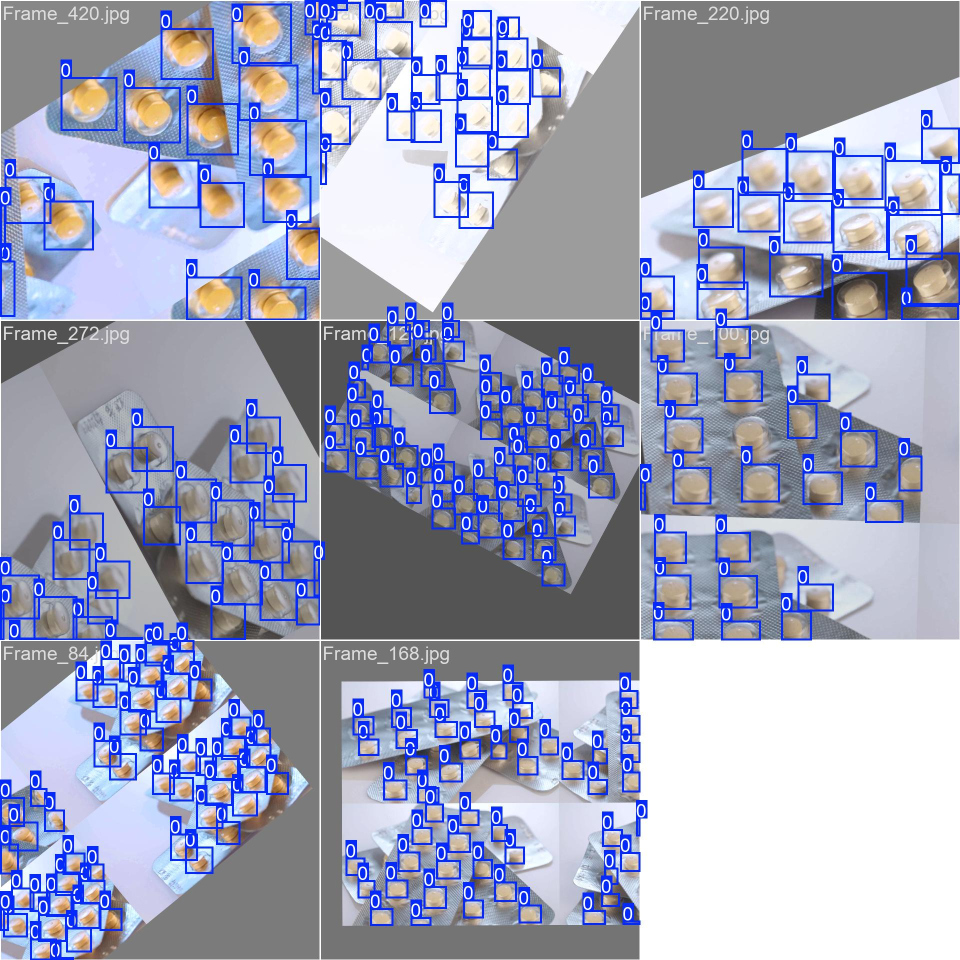
#> input picture runs/detect/models/trained/pill_detector-2/train_batch0.jpg, 1920 x 1920 px (shown at 1/2 size)
$ python -i preprocessing.py   (imports and definitions only)
#> lines starting #> are read from the running program, lines starting #| are printed output that depends on the picture
#> further down, picture is the input picture: shape (1920, 1920, 3); mean B, G, R 187.6, 162.9, 158.7
"""
Image Preprocessing Module
Handles all image preprocessing operations including resizing, noise reduction,
normalization, and augmentation.
"""

import cv2
import numpy as np
from pathlib import Path
from typing import Tuple, Optional
import logging

# [1 line not run here, left out]
logger = logging.getLogger(__name__)


class ImagePreprocessor:
    """Handles image preprocessing operations."""

    def __init__(self, img_size: int = 640):
        """
        Initialize preprocessor.

        Args:
            img_size: Target image size (square)
        """
        self.img_size = img_size
        logger.info(f"ImagePreprocessor initialized with size {img_size}")

    def resize_image(self, image: np.ndarray) -> np.ndarray:
        """
        Resize image to target size maintaining aspect ratio.

        Args:
            image: Input image (BGR format)

        Returns:
            Resized image
        """
        return cv2.resize(image, (self.img_size, self.img_size),
                         interpolation=cv2.INTER_LINEAR)
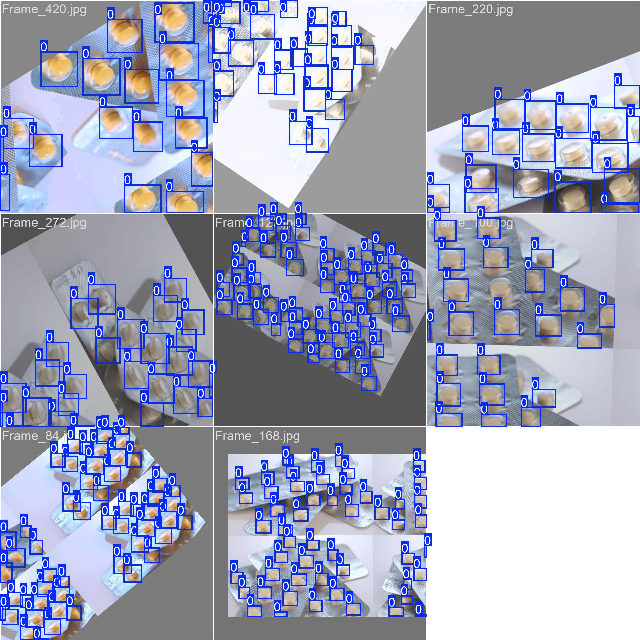
#> returned value: shape (640, 640, 3); mean of channels 0, 1, 2 187.6, 163, 158.7; drawn as B, G, R

    def apply_gaussian_blur(self, image: np.ndarray,
                           kernel_size: int = 5) -> np.ndarray:
        """
        Apply Gaussian blur for noise reduction.

        Args:
            image: Input image
            kernel_size: Kernel size (must be odd)

        Returns:
            Blurred image
        """
#> called with kernel_size = 5
        if kernel_size % 2 == 0:
            kernel_size += 1
        return cv2.GaussianBlur(image, (kernel_size, kernel_size), 0)
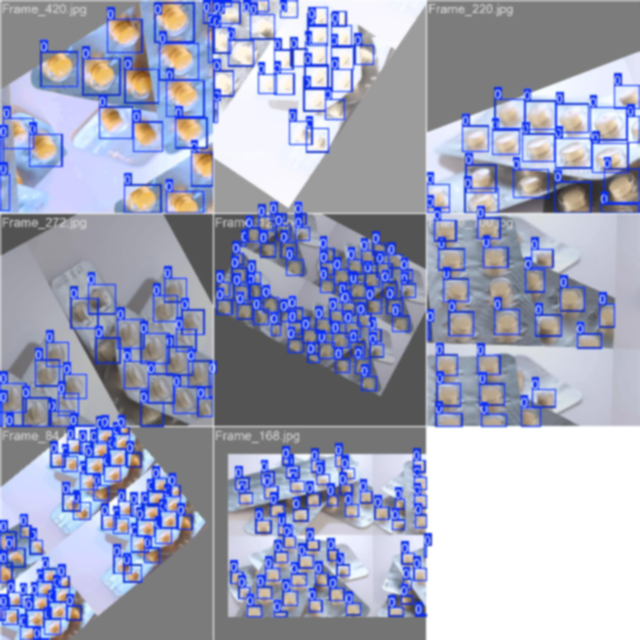
#> returned value: shape (640, 640, 3); mean of channels 0, 1, 2 187.6, 162.9, 158.7; drawn as B, G, R

    # [15 lines left out: function apply_median_filter, not called in this run]

    def normalize_brightness(self, image: np.ndarray) -> np.ndarray:
        """
        Normalize brightness using CLAHE (Contrast Limited Adaptive Histogram Equalization).

        Args:
            image: Input image (BGR format)

        Returns:
            Brightness-normalized image
        """
        # Convert to LAB color space
        lab = cv2.cvtColor(image, cv2.COLOR_BGR2LAB)
#> lab: shape (640, 640, 3); mean of channels 0, 1, 2 171.4, 133.6, 115
        l, a, b = cv2.split(lab)
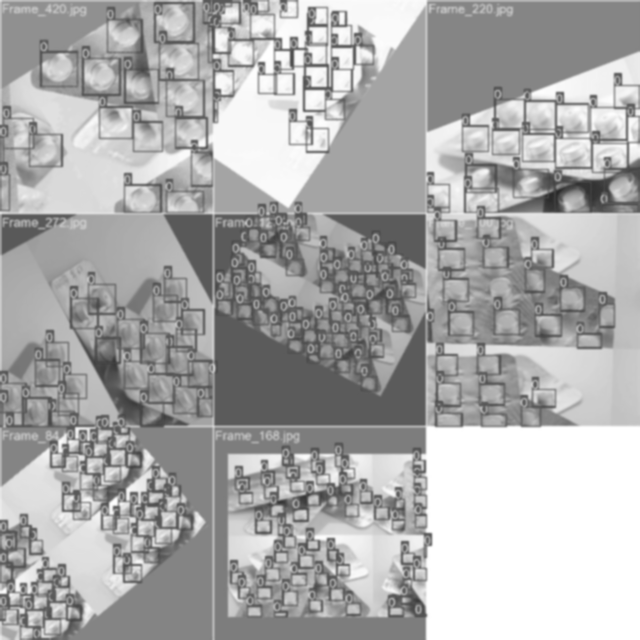
#> l: shape (640, 640); min 41, max 255, mean 171.4
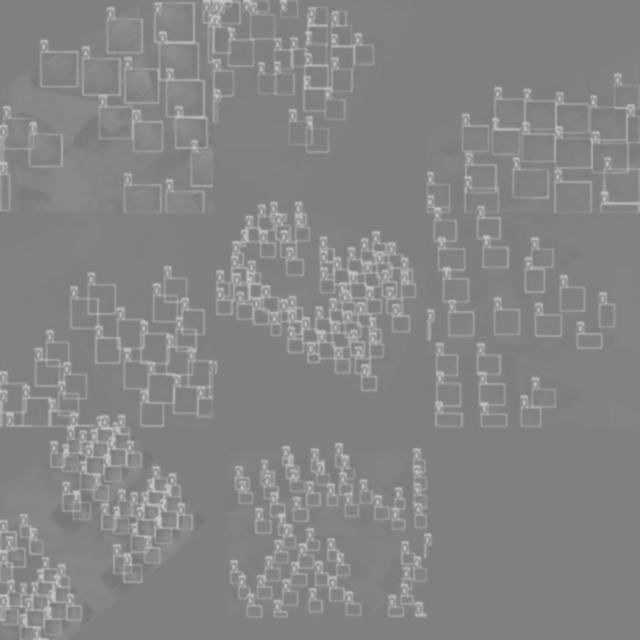
#> a: shape (640, 640); min 119, max 196, mean 133.6
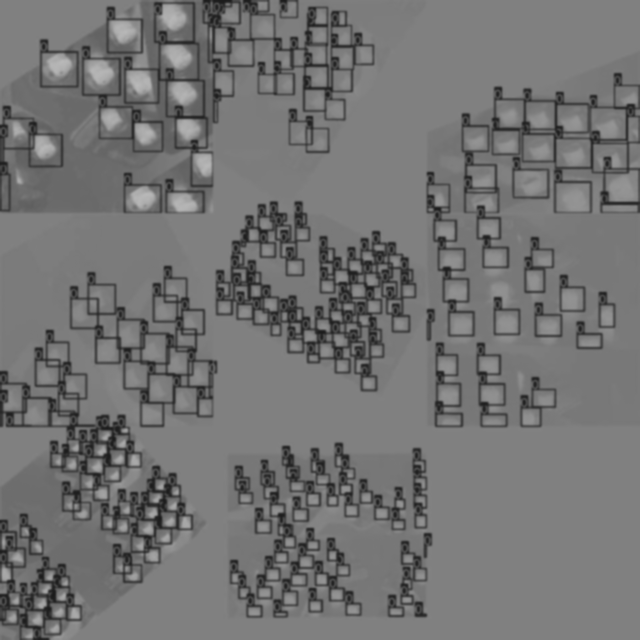
#> b: shape (640, 640); min 27, max 185, mean 115

        # Apply CLAHE to L channel
        clahe = cv2.createCLAHE(clipLimit=2.0, tileGridSize=(8, 8))
        l = clahe.apply(l)
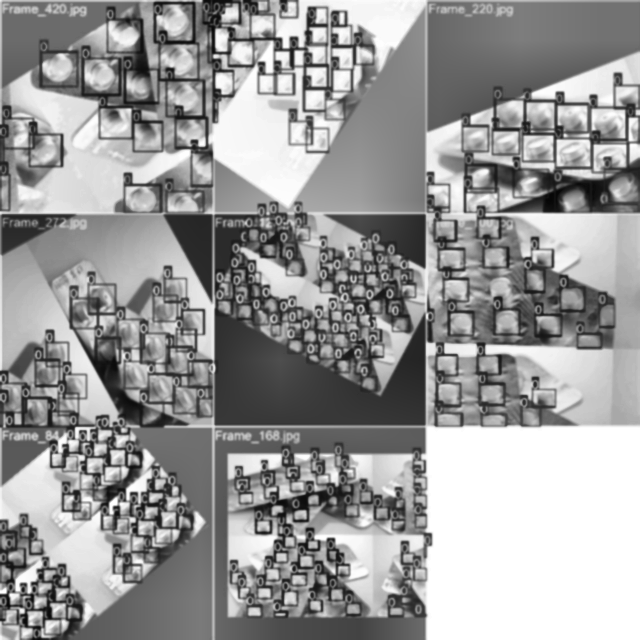
#> l: shape (640, 640); min 6, max 255, mean 153.7

        # Merge channels and convert back to BGR
        result = cv2.merge([l, a, b])
#> result: shape (640, 640, 3); mean of channels 0, 1, 2 153.7, 133.6, 115
        return cv2.cvtColor(result, cv2.COLOR_LAB2BGR)
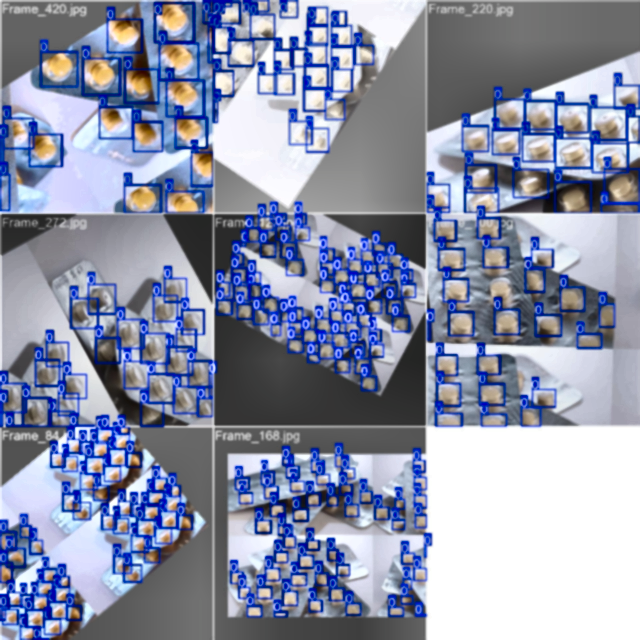
#> returned value: shape (640, 640, 3); mean B, G, R 169.5, 146.5, 140.3

    # [45 lines left out: functions bilateral_filter, apply_morphological_operations, not called in this run]

    def convert_to_grayscale(self, image: np.ndarray) -> np.ndarray:
        """Convert BGR image to grayscale."""
        return cv2.cvtColor(image, cv2.COLOR_BGR2GRAY)

    def preprocess_frame(self, frame: np.ndarray,
                        apply_blur: bool = True,
                        apply_normalization: bool = True) -> np.ndarray:
        """
        Complete preprocessing pipeline for a single frame.

        Args:
            frame: Input frame (BGR)
            apply_blur: Whether to apply blur
            apply_normalization: Whether to normalize brightness

        Returns:
            Preprocessed frame
        """
        # Resize
        frame = self.resize_image(frame)

        # Apply blur if requested
        if apply_blur:
            frame = self.apply_gaussian_blur(frame, kernel_size=5)

        # Normalize brightness if requested
        if apply_normalization:
            frame = self.normalize_brightness(frame)

        return frame

    # [28 lines left out: functions preprocess_batch, enhance_contrast, not called in this run]


class DataAugmenter:
    """Handles data augmentation operations."""

    # [48 lines left out: functions rotate_image, flip_image, scale_image, adjust_brightness, add_noise, not called in this run]


# [20 lines not run here, left out]

>>> import cv2
>>> picture = cv2.imread('../runs/detect/models/trained/pill_detector-2/train_batch0.jpg')
>>> result = ImagePreprocessor().preprocess_frame(picture)

$ run again, on runs/detect/models/trained/pill_detector-2/train_batch1.jpg
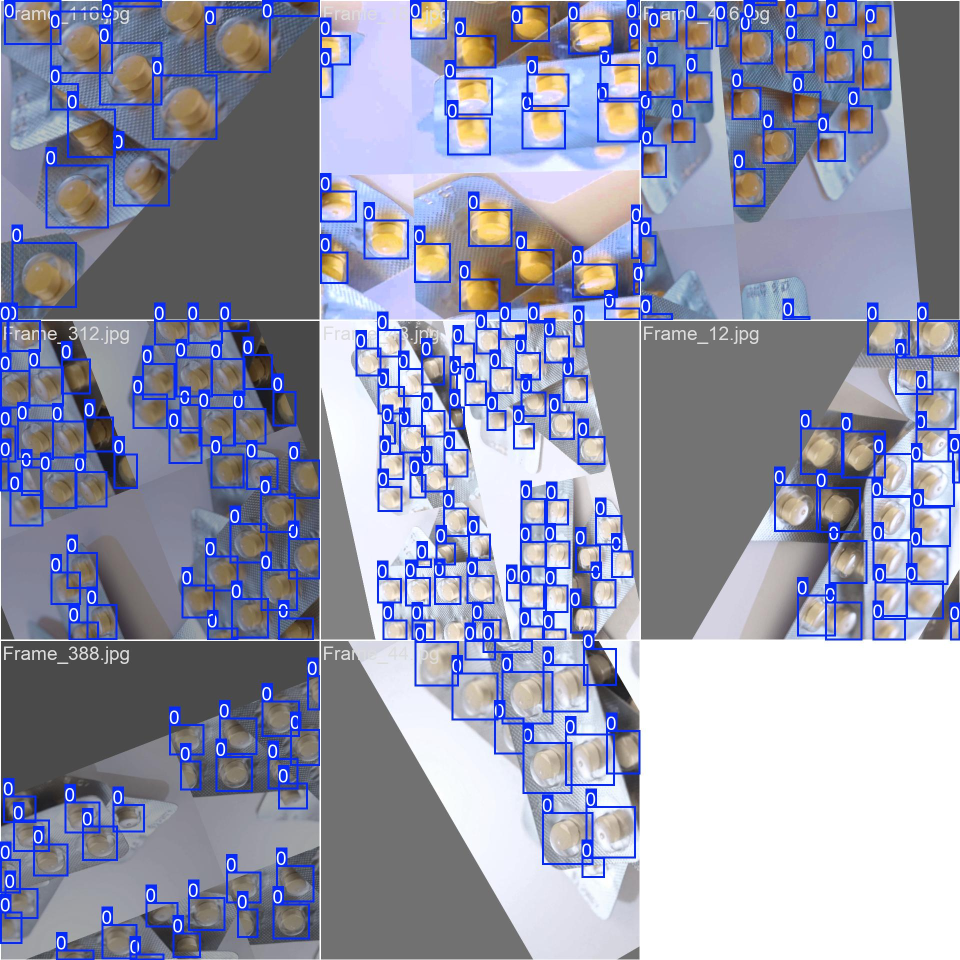
#> input picture runs/detect/models/trained/pill_detector-2/train_batch1.jpg, 1920 x 1920 px (shown at 1/2 size)
#> picture is the input picture: shape (1920, 1920, 3); mean B, G, R 171.3, 149, 146.2
#> lab: shape (640, 640, 3); mean of channels 0, 1, 2 157.6, 133.6, 116.2
#> in normalize_brightness, `l, a, b = cv2.split(lab)`:
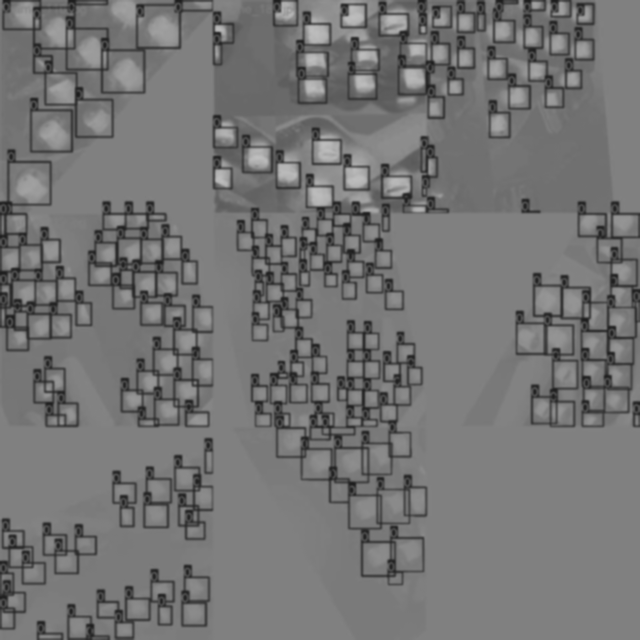
#> b: shape (640, 640); min 28, max 191, mean 116.2
#> result: shape (640, 640, 3); mean of channels 0, 1, 2 147.5, 133.6, 116.2
#> in normalize_brightness, `return cv2.cvtColor(result, cv2.COLOR_LAB2BGR)`:
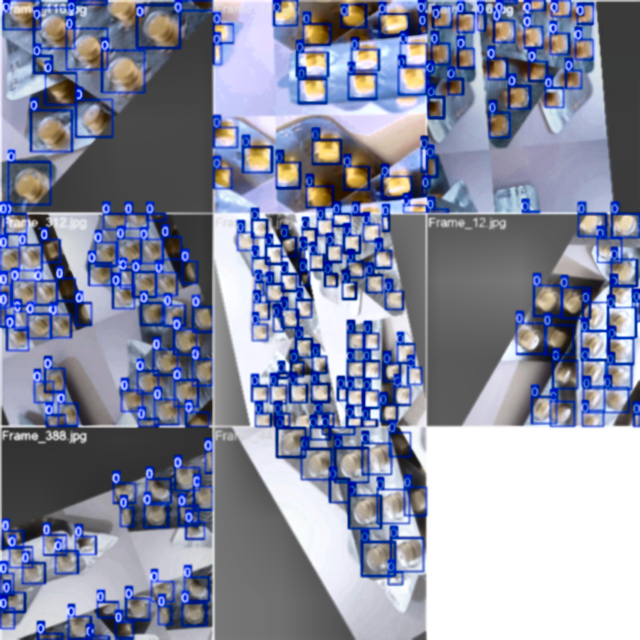
#> returned value: shape (640, 640, 3); mean B, G, R 161.1, 140, 135.6

$ run again, on runs/detect/models/trained/pill_detector-2/train_batch100.jpg
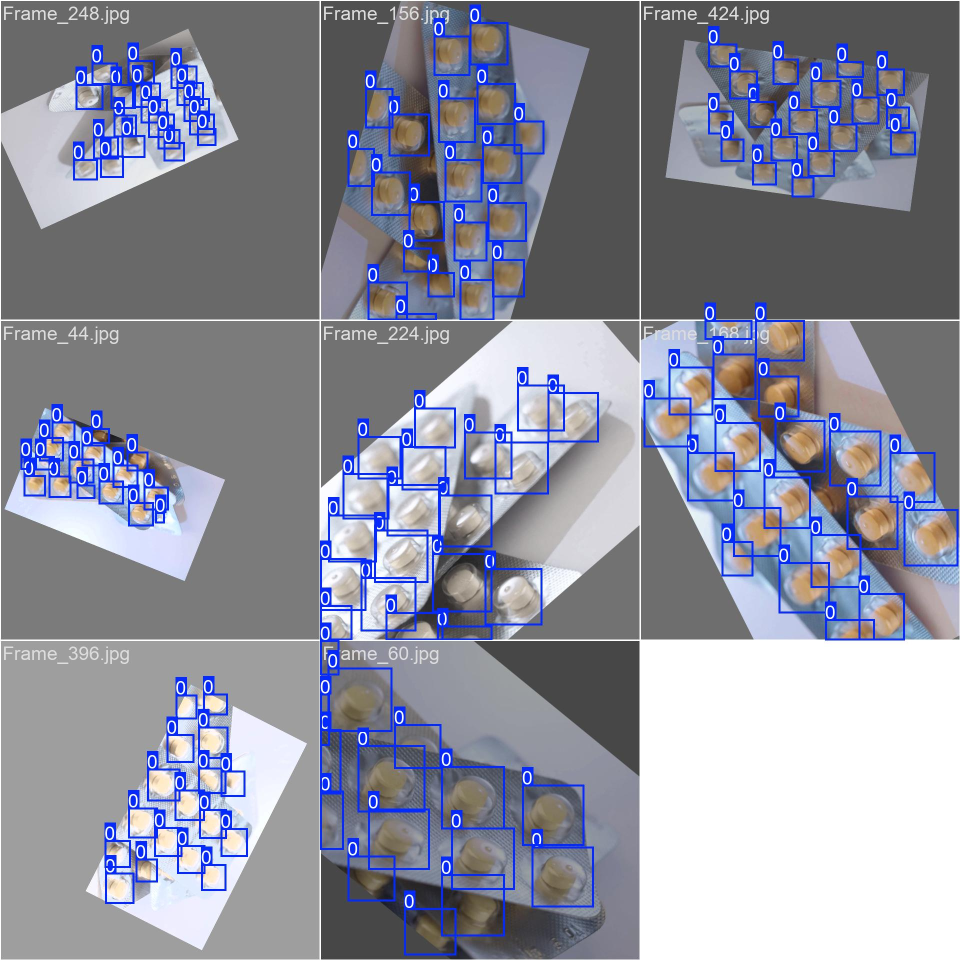
#> input picture runs/detect/models/trained/pill_detector-2/train_batch100.jpg, 1920 x 1920 px (shown at 1/2 size)
#> picture is the input picture: shape (1920, 1920, 3); mean B, G, R 157.2, 142.5, 140.3
#> lab: shape (640, 640, 3); mean of channels 0, 1, 2 150.4, 131.6, 120.1
#> in normalize_brightness, `l, a, b = cv2.split(lab)`:
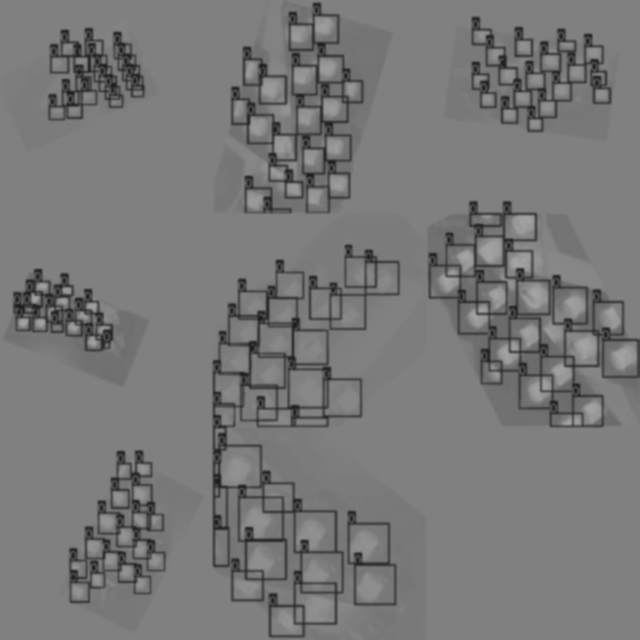
#> b: shape (640, 640); min 28, max 165, mean 120.1
#> result: shape (640, 640, 3); mean of channels 0, 1, 2 140.4, 131.6, 120.1
#> in normalize_brightness, `return cv2.cvtColor(result, cv2.COLOR_LAB2BGR)`:
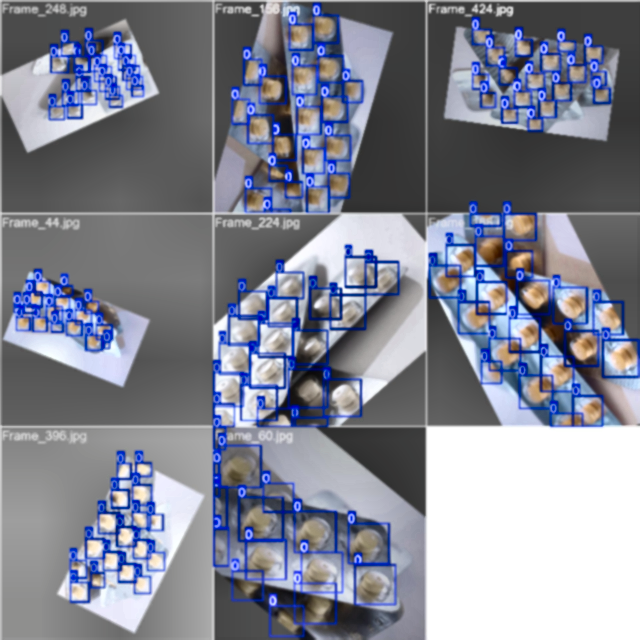
#> returned value: shape (640, 640, 3); mean B, G, R 147.5, 133.3, 130.1

$ run again, on runs/detect/models/trained/pill_detector-2/train_batch101.jpg
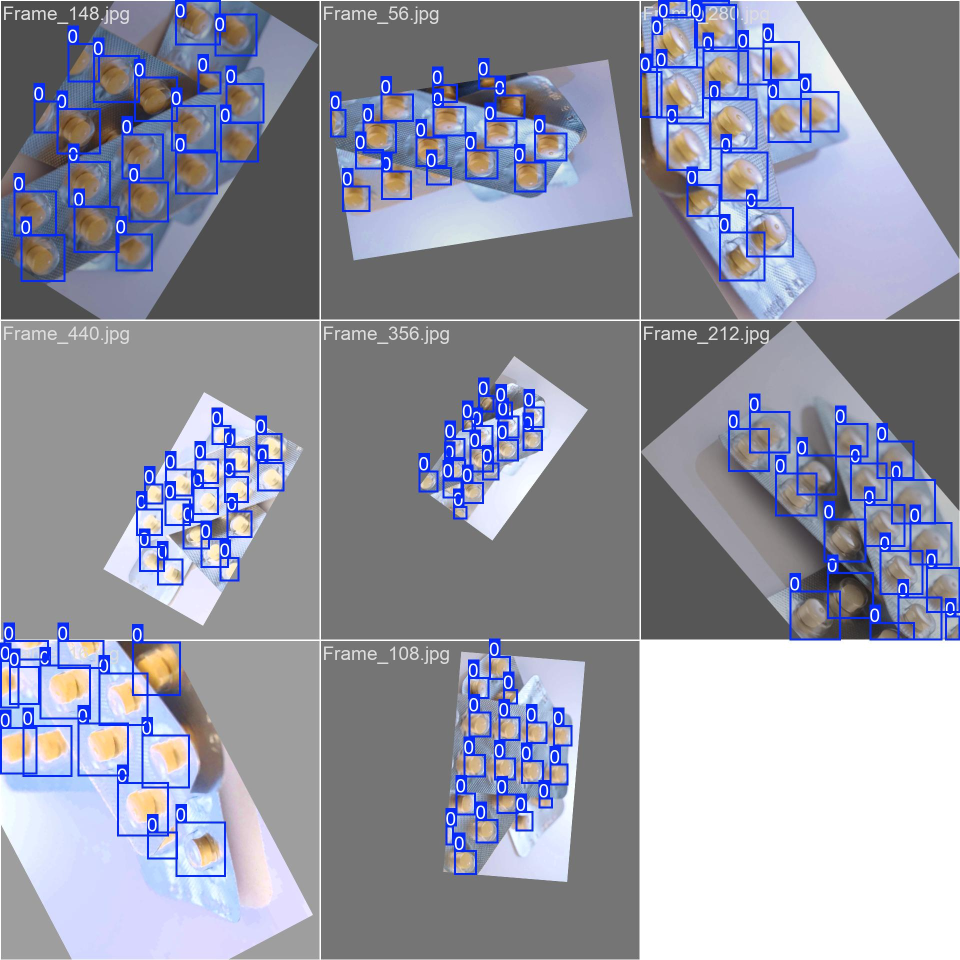
#> input picture runs/detect/models/trained/pill_detector-2/train_batch101.jpg, 1920 x 1920 px (shown at 1/2 size)
#> picture is the input picture: shape (1920, 1920, 3); mean B, G, R 164.9, 149.1, 146.7
#> lab: shape (640, 640, 3); mean of channels 0, 1, 2 157.1, 131.7, 119.7
#> result: shape (640, 640, 3); mean of channels 0, 1, 2 144.8, 131.7, 119.7
#> in normalize_brightness, `return cv2.cvtColor(result, cv2.COLOR_LAB2BGR)`:
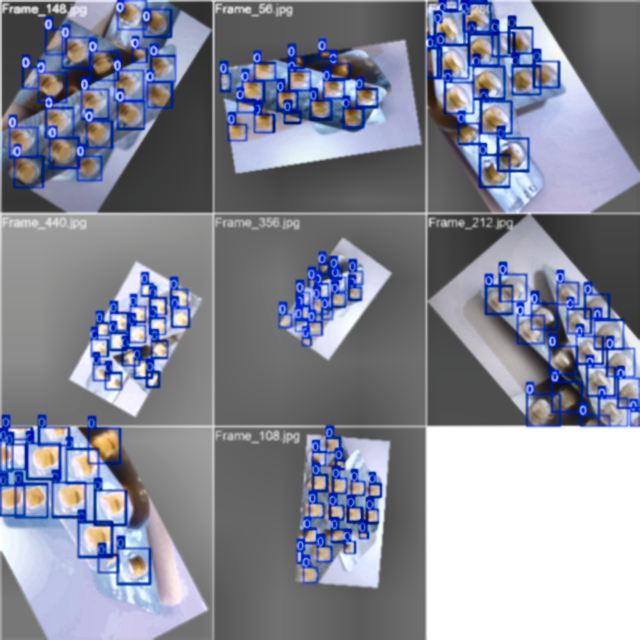
#> returned value: shape (640, 640, 3); mean B, G, R 152.6, 137.4, 134
